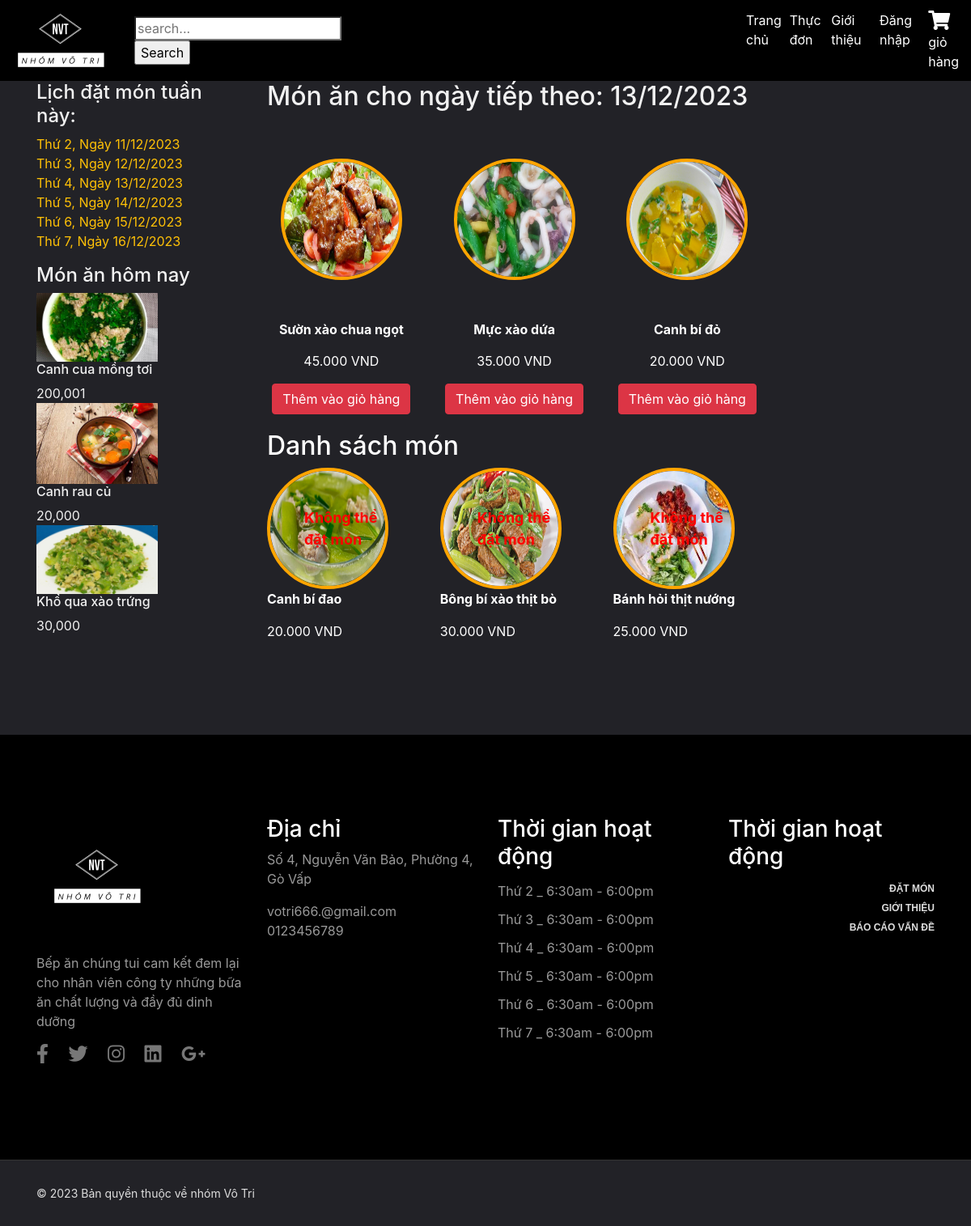
Screenshot of /index.php?mod=menus&act=list&date=2023-12-11 with the database file from the repository.
### tables this page shows
CREATE TABLE `chitietthucdon` (
  `idthucdon` int(2) NOT NULL,
  `id_monan` int(2) NOT NULL
);

CREATE TABLE `monan` (
  `id_monan` int(2) NOT NULL,
  `tenmonan` varchar(50) NOT NULL,
  `mota` varchar(300) NOT NULL,
  `hinhanh` varchar(150) NOT NULL,
  `gia` int(11) NOT NULL,
  `id_loaimonan` int(2) NOT NULL
);

### Model/mMonan.php (called while the page is built, shortened)
<?php
include_once("ketnoi.php");
class modelMonan
{
    function selectAllMonAnThucdonbyDate($date)
    {
        $p = new KetNoiDB();
        if ($p->moKetNoi($con)) {
            $query = "SELECT * FROM thucdon JOIN chitietthucdon ON thucdon.idthucdon = chitietthucdon.idthucdon
            JOIN monan ON chitietthucdon.id_monan = monan.id_monan WHERE ngaytao = '$date'";
            $result = $con->query($query);
            if ($result) {
                return $result;
            } else {
                echo "Lỗi truy vấn: " . $con->error;
            }
        } else {
            return false;
        }
    }
    function SelectAllLoaiThucDon()
    {
        $p = new KetNoiDB();
        if ($p->moKetNoi($con)) {
            $query = "SELECT * FROM loai_thucdon";
            $result = $con->query($query);
            if ($result) {
                $data = array();
                while ($row = $result->fetch_assoc()) {
                    $data[] = $row;
                }
                return $data;
            } else {
                echo "Lỗi truy vấn: " . $con->error;
            }
        } else {
            return false;
        }
    }
}
?>

### Controller/cMonan.php (called while the page is built, shortened)
<?php
include_once("Model/mMonan.php");
class controlMonan
{
    function getAllMonAnThucdonbyDate($date)
    {
        $p = new modelMonan();
        $tbl = $p->selectAllMonAnThucdonbyDate($date);
        return $tbl;
    }
}
?>

### Model/ketnoi.php (called while the page is built, shortened)
<?php
class KetNoiDB
{
    function moKetNoi(& $con)
    {
        $con = new mysqli("localhost", "root", "", "bepan_votri");
        $con->set_charset("utf8");
        return $con;
    }
}
?>

### View/vMonan.php (the view, shortened to what this page needs)
<?php
include "Includes/templates/header.php";
include "Includes/templates/navbar.php";
include("Controller/cMonan.php");
$p = new controlMonan();
if (isset($_REQUEST['idloai'])) {
    $cate = $_REQUEST['idloai'];
    $dish = $p->getAllMonanbyLoai($cate);
} elseif (isset($_REQUEST['search'])) {
    $search = $_REQUEST['search'];
    $dish = $p->getSearch($search);
}elseif(isset($_REQUEST['cm'])){
    $cm = $_REQUEST['cm'];
    $dish = $p->getAllMonAnLoaiThucdon($cm);
}
elseif (isset($_REQUEST['date'])){
    $ngay = $_REQUEST['date'];
    $dish = $p->getAllMonAnThucdonbyDate($ngay);
}
 else {
    $dish = $p->getAllMonAnThucdon();
}
?>
<section style="padding: 100px 0 100px; background-color: #222227;">
  <div class="container">
    <div class="row">
    <div class="col-lg-3 col-md-5">
      <div class="sidebar">
        <div class="sidebar__item">
          <h4 class="txt">Lịch đặt món tuần này:</h4>
          <ul>
            <?php
            $days = array('monday', 'tuesday', 'wednesday', 'thursday', 'friday', 'saturday');
            $menu = array();
            foreach ($days as $index => $day) {
              $timestamp = strtotime('this week ' . $day);
              $menu[$index] = date('d/m/Y', $timestamp);
              $newDate[$index] = date_format(date_create_from_format('d/m/Y',  $menu[$index]), 'Y-m-d');
            ?>
            <li><a class="text-warning" href="index.php?mod=menus&act=list&date=<?php echo $newDate[$index] ?>">Thứ <?php echo $index + 2 ?>, Ngày <?php echo $menu[$index];  ?></a></li>
            <?php
            } ?>
          </ul>
        </div>
        <div class="sidebar__item">
          <div class="latest-product__text">
            <h4 class="txt">Món ăn hôm nay</h4>
            <?php $today = date("Y-m-d");
            $menuToday = $p->getAllMonAnThucdonbyDate($today);
            if ($menuToday) {
              foreach ($menuToday as $item) {
            ?>
                <div class="latest-product__slider owl-carousel">
                  <div class="latest-prdouct__slider__item">
                    <a href="#" class="latest-product__item">
                      <div class="latest-product__item__pic">
                        <img style="width: 150px;" src="Design/image/<?php echo $item['hinhanh'] ?>" alt="">
                      </div>
                      <div class="latest-product__item__text">
                        <h6 class="txt"><?php echo $item['tenmonan'] ?></h6>
                        <span class="txt"><?php echo number_format($item['gia']) ?>
                        </span>
                      </div>
                    </a>
                  </div>
                </div>
            <?php }
            } ?>
          </div>
        </div>
      </div>
      </div>
        <div class="col-md-9">
        <div class="product__discount">
        <?php
            $today = new DateTime();
            if ($today->format('N') == 6 || $today->format('N') == 7) {
                $tomorrow = $today->modify('next Monday')->format('Y-m-d');
            } else {
                $tomorrow = $today->add(new DateInterval('P1D'))->format('Y-m-d');
            }
            $ngaytt = (new DateTime($tomorrow))->format("d/m/Y");
        ?>
                    <div class="section-title product__discount__title">
                        <h2 class="txt">Món ăn cho ngày tiếp theo: <?php echo $ngaytt  ?></h2>
                    </div>
                    <?php
                        $tomorrow = new DateTime();
                        $tomorrow->add(new DateInterval('P1D'));
                        $tomorrow_date = $tomorrow->format('Y-m-d');
                        $menuTomorrow = $p->getAllMonAnThucdonbyDate($tomorrow_date);
                    ?>
<div class="menu-items-container">
    <?php
    $dem = 0;
    $total_tomorrow = $menuTomorrow->num_rows;
    while ($row_tomorrow = $menuTomorrow->fetch_assoc()) :
        if ($dem % 4 == 0) {
            echo '<div class="row">';
        }
    ?>
        <div class="col-md-3 menu-item">
            <a href="?mod=chitiet&id=<?php echo $row_tomorrow['id_monan']; ?>&date=<?php echo $_GET['date'] ?>" onclick="showDetails(this)">
                <div class="thumbnail" style="cursor:pointer">
                    <div class="menu-image">
                        <div class="circular-image">
                            <img src="Design/image/<?php echo $row_tomorrow['hinhanh']; ?>" style="width: 150px; height: 150px; border-radius: 50%; border: 4px solid orange;" />
                        </div>
                    </div>
                    <p class="text-white"><b><?php echo $row_tomorrow['tenmonan']; ?></b></p>
                    <p class="text-white"><?php echo number_format($row_tomorrow['gia'], 0, ',', '.'); ?> VND</p>
                    <a href="index.php?mod=cart&act=Add&id_monan=<?php echo $row_tomorrow['id_monan']; ?>&date=<?php echo $_GET['date'] ?>" class="btn btn-danger">Thêm vào giỏ hàng</a>
                </div>
            </a>
        </div>
    <?php
        $dem++;
        if ($dem % 4 == 0 || $dem == $total_tomorrow) {
            echo '</div>';
        }
    endwhile;
    ?>
</div>
<h2 class="text-white">Danh sách món </h2>
<?php
echo '<div class="menu-items-container">';
$dem = 0;
$dish->data_seek(0);
$totalItems = $dish->num_rows;
$today = new DateTime(null, new DateTimeZone('Asia/Ho_Chi_Minh'));
if (!isset($_REQUEST['date'])) {
    $selectedDate = null;
} else {
    $selectedDate = new DateTime($_REQUEST['date'], new DateTimeZone('Asia/Ho_Chi_Minh'));
}
while ($row = $dish->fetch_assoc()) {
    if ($dem % 4 === 0) {
        echo '<div class="row">';
    }
    echo '<div class="col-md-3 menu-item">';
    if ($selectedDate > $today) {
        echo '<a href="?mod=chitiet&id='. $row['id_monan']. '&date='. $_GET['date'].'" onclick="showDetails(this)">';
        echo '<div class="thumbnail" style="cursor:pointer">';
        echo '<div class="menu-image">';
        echo '<div class="circular-image">';
        echo '<img src="Design/image/' . $row['hinhanh'] . '" style="width: 150px; height: 150px; border-radius: 50%; border: 4px solid orange;" />';
        echo '</div>';
        echo '</div>';
        echo '<p class="text-white"><b>' . $row['tenmonan'] . '</b></p>';
        echo '<p class="text-white">' . number_format($row['gia'], 0, ',', '.') . ' VND</p>';
        echo '</div>';
        echo '</a>';
        echo '<div class="buttondatmon">';
        echo '<a href="index.php?mod=cart&act=Add&id_monan=' . $row['id_monan'] . '&date=' . $_GET['date'] . '" class="btn btn-danger">Thêm vào giỏ hàng</a>';
        echo '</div>';
    } else {
        echo '<div style="position: relative;">';
        echo '<img src="Design/image/' . $row['hinhanh'] . '" style="width: 150px; height: 150px; border-radius: 50%; border: 4px solid orange;" />';
        echo '<div style="position: absolute; top: 50%; left: 50%; transform: translate(-50%, -50%); color: red; font-size: 18px; font-weight: bold;">Không thể đặt món</div>';
        echo '</div>';
        echo '<p class="text-white"><b>' . $row['tenmonan'] . '</b></p>';
        echo '<p class="text-white">' . number_format($row['gia'], 0, ',', '.') . ' VND</p>';
    }
    echo '</div>';
    if (($dem + 1) % 4 === 0 || $dem + 1 === $totalItems) {
        echo '</div>';
    }
    $dem++;
}
echo '</div>';
?>
    </div>
  </div>
</section>
<section class="widget_section" style="background-color: black;padding: 100px 0;">
        <div class="container">
            <div class="row">
                <div class="col-lg-3 col-md-6">
                <img src="./Design/images/Nhom_vo_tri_logos_white.png" alt="Restaurant Logo" style="width: 150px;margin-bottom: 20px;">
                    <div class="footer_widget">
                        <p>
                            Bếp ăn chúng tui cam kết đem lại cho nhân viên công ty những bữa ăn chất lượng và đầy đủ dinh dưỡng
                        </p>
                        <ul class="widget_social">
                            <li><a href="#" data-toggle="tooltip" title="Facebook"><i class="fab fa-facebook-f fa-2x"></i></a></li>
                            <li><a href="#" data-toggle="tooltip" title="Twitter"><i class="fab fa-twitter fa-2x"></i></a></li>
                            <li><a href="#" data-toggle="tooltip" title="Instagram"><i class="fab fa-instagram fa-2x"></i></a></li>
                            <li><a href="#" data-toggle="tooltip" title="LinkedIn"><i class="fab fa-linkedin fa-2x"></i></a></li>
                            <li><a href="#" data-toggle="tooltip" title="Google+"><i class="fab fa-google-plus-g fa-2x"></i></a></li>
                        </ul>
                    </div>
                </div>
                <div class="col-lg-3 col-md-6">
                     <div class="footer_widget">
                        <h3>Địa chỉ</h3>
                        <p>
                            Số 4, Nguyễn Văn Bảo, Phường 4, Gò Vấp
                        </p>
                        <p>
                            votri666.@gmail.com <br>
                            0123456789
                        </p>
                     </div>
                </div>
                <div class="col-lg-3 col-md-6">
                    <div class="footer_widget">
                        <h3>
                            Thời gian hoạt động
                        </h3>
                        <ul class="opening_time">
                            <li>Thứ 2 _ 6:30am - 6:00pm</li>
                            <li>Thứ 3 _ 6:30am - 6:00pm</li>
                            <li>Thứ 4 _ 6:30am - 6:00pm</li>
                            <li>Thứ 5 _ 6:30am - 6:00pm</li>
                            <li>Thứ 6 _ 6:30am - 6:00pm</li>
                            <li>Thứ 7 _ 6:30am - 6:00pm</li>
                        </ul>
                    </div>
                </div>
                <div class="col-lg-3 col-md-6">
						<div class="footer_widget">
                        <h3>
                            Thời gian hoạt động
                        </h3>
						<ul class="footer_social">
							<li><a href="#">Đặt món</a></li> <br>
							<li><a href="#">Giới thiệu</a></li><br>
							<li><a href="#">Báo cáo vấn đề</a></li><br>
						</ul>
                    </div>
					</div>
            </div>
        </div>
    </section>
<?php include_once ("Includes/templates/footer.php"); ?>

### Design/css/main.css (style rules this page uses)
a, a:hover { text-decoration: none !important; }
ul { display: block; list-style: none; padding: 0; margin: 0; }
html { scroll-behavior: smooth; }
body { font-family: 'Roboto', sans-serif; font-size: 16px; line-height: 28px; font-weight: 300; }
.thumbnail { display: block; margin-bottom: 20px; line-height: 1.42857143; background-color: #fff; -webkit-transition: border .2s ease-in-out; -o-transition: border .2s ease-in-out; transition: border .2s ease-in-out; text-align: center; background: inherit; }
.menu-image { position: relative; max-width: 200px; margin: 50px auto; }
.widget_social { display: block; text-align: left; }
.widget_social li { display: inline-block; }
.widget_social li a { color: #777; font-size: 12px; margin-right: 20px; }
.footer_widget p { color: #999; }
.footer_widget h3 { color: #fff; }
.opening_time li { color: #999; line-height: 35px; }
.footer_social { display: block; text-align: right; }
.footer_social li { display: inline-block; }
.footer_social li a { font-family: "Work Sans",sans-serif; color: #ddd; font-size: 12px; font-weight: 600; text-transform: uppercase; margin-left: 20px; }

### View/vMonan.php (style rules this page uses)
.txt { color: #f1f1f1; }

### rows the page displays
chitietthucdon: id_monan.hinhanh (picture), id_monan.tenmonan "Canh cua mồng tơi", id_monan.gia "200,001"
chitietthucdon: id_monan.hinhanh (picture), id_monan.tenmonan "Canh rau củ", id_monan.gia "20,000"
chitietthucdon: id_monan.hinhanh (picture), id_monan.tenmonan "Khổ qua xào trứng", id_monan.gia "30,000"
chitietthucdon: id_monan.hinhanh (picture), id_monan.tenmonan "Sườn xào chua ngọt", id_monan.gia "45.000"
chitietthucdon: id_monan.hinhanh (picture), id_monan.tenmonan "Mực xào dứa", id_monan.gia "35.000"
chitietthucdon: id_monan.hinhanh (picture), id_monan.tenmonan "Canh bí đỏ", id_monan.gia "20.000"
chitietthucdon: id_monan.hinhanh (picture), id_monan.tenmonan "Canh bí đao", id_monan.gia "20.000"
chitietthucdon: id_monan.hinhanh (picture), id_monan.tenmonan "Bông bí xào thịt bò", id_monan.gia "30.000"
chitietthucdon: id_monan.hinhanh (picture), id_monan.tenmonan "Bánh hỏi thịt nướng", id_monan.gia "25.000"

### other values shown
$menu[$index] "11/12/2023"
$menu[$index] "12/12/2023"
$menu[$index] "13/12/2023"
$menu[$index] "14/12/2023"
$menu[$index] "15/12/2023"
$menu[$index] "16/12/2023"
$ngaytt "13/12/2023"
